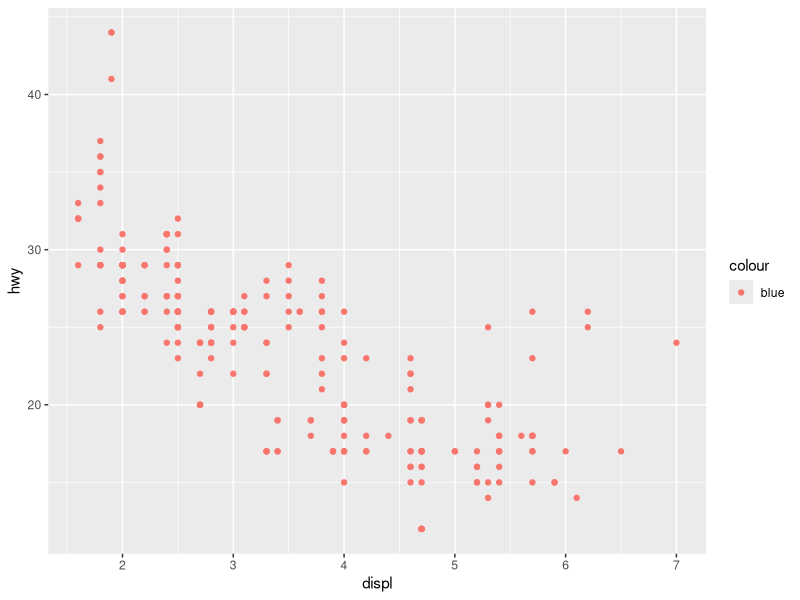
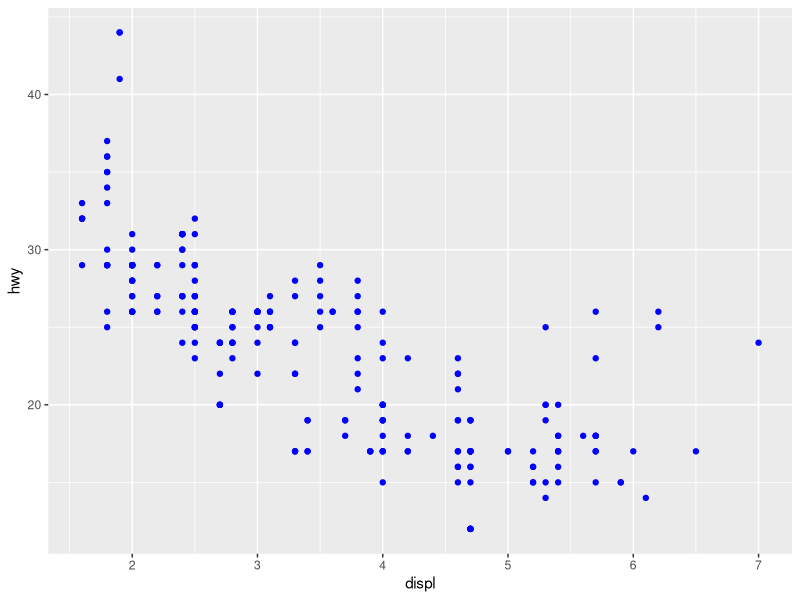
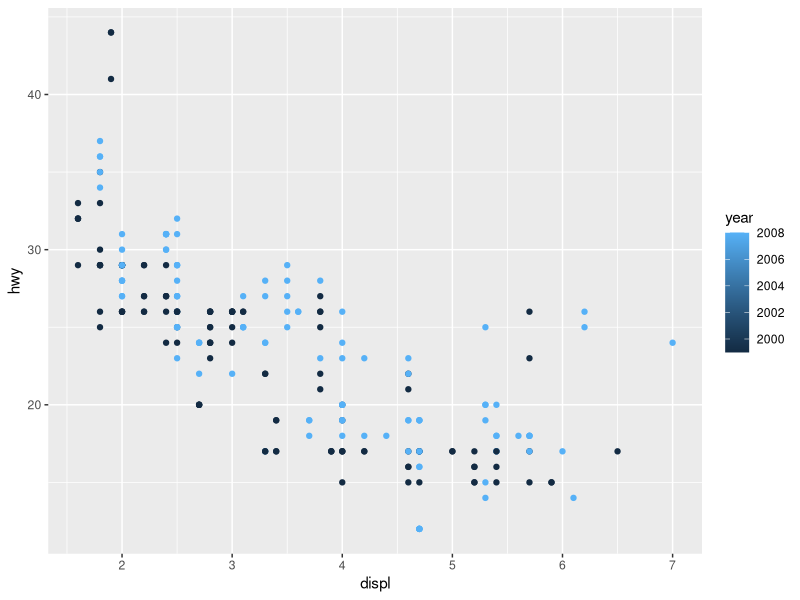
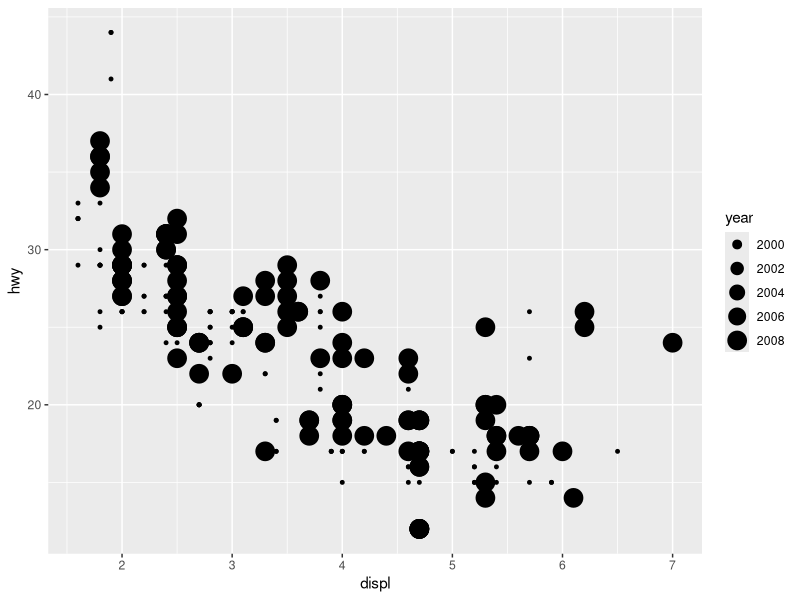
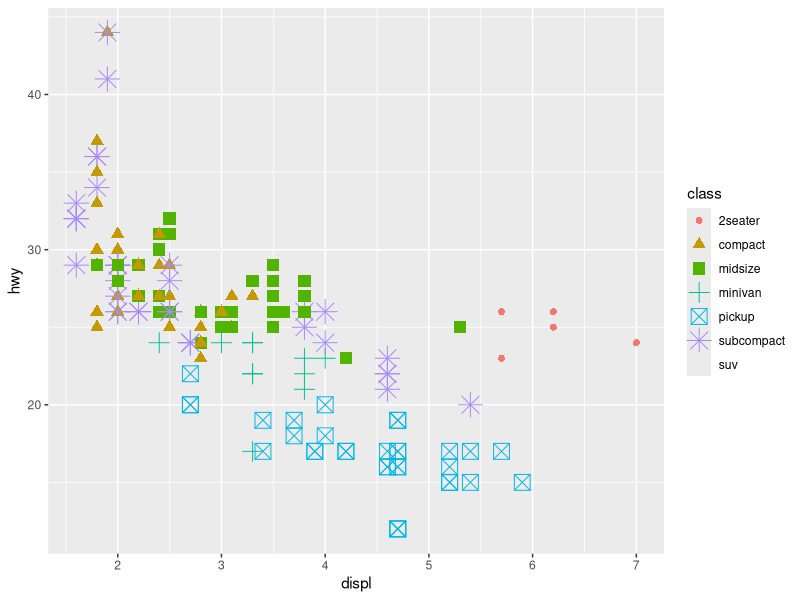
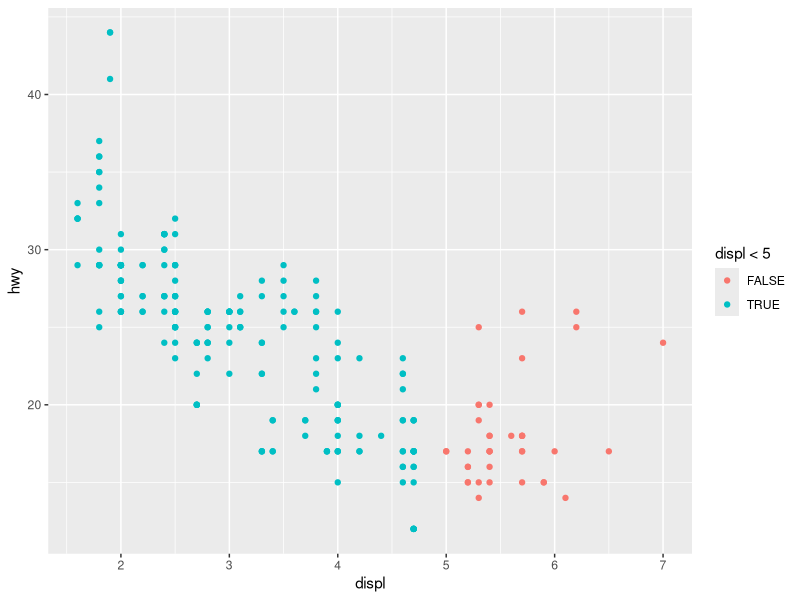
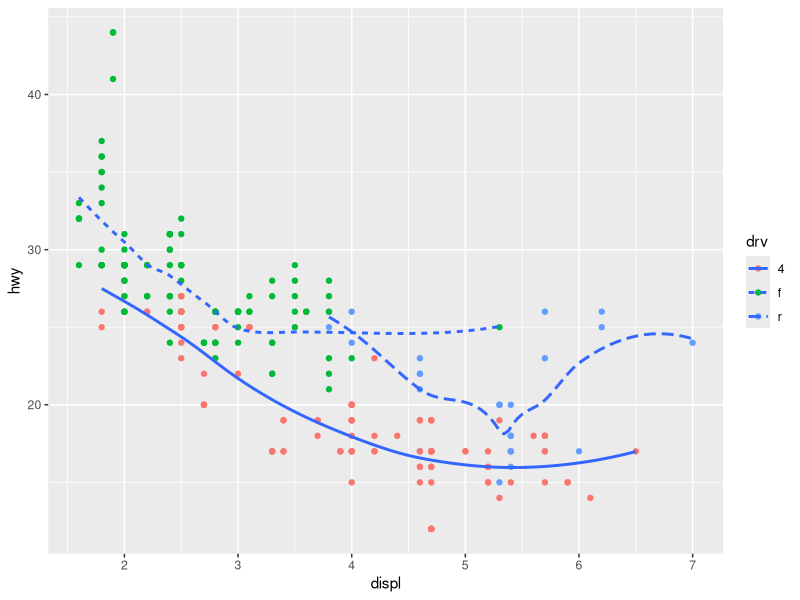
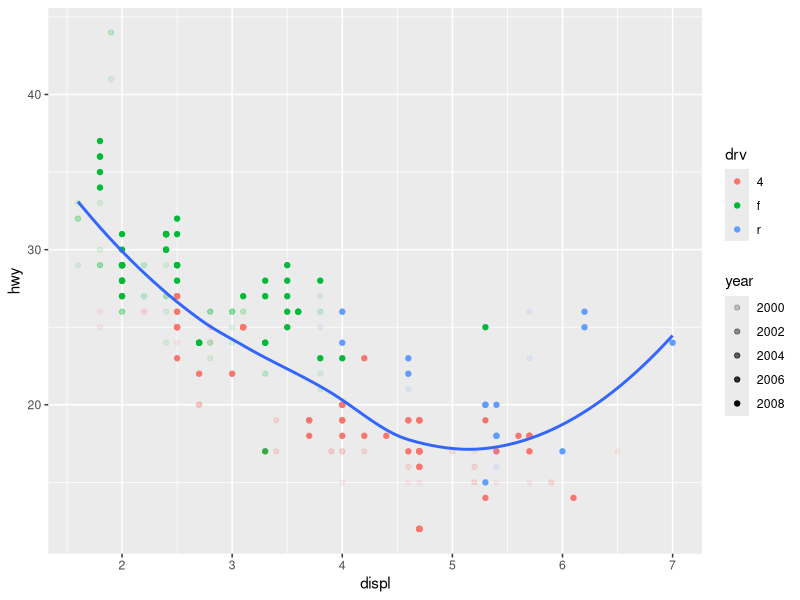

Generate these figures, in order, with R:
## ---- chunk 1
    library(ggplot2)
    ggplot(data = mpg) + 
      geom_point(mapping = aes(x = displ, y = hwy, color = "blue"))
## ---- chunk 2
    ggplot(data = mpg) + 
      geom_point(mapping = aes(x = displ, y = hwy), color = "blue")
## ---- chunk 3
    str(ggplot2::mpg)
## ---- chunk 4
    ggplot(data=mpg)+
      geom_point(mapping=aes(x=displ,y=hwy, color=year))
    ggplot(data=mpg)+
      geom_point(mapping=aes(x=displ,y=hwy, size=year))
    # ggplot(data=mpg)+
    #  geom_point(mapping=aes(x=displ,y=hwy, shape=year))
## ---- chunk 5
    ggplot(data=mpg)+
      geom_point(mapping=aes(x=displ,y=hwy, color=class, size=class, shape=class))
## ---- chunk 6

## ---- chunk 7
    ggplot(data=mpg)+
      geom_point(mapping=aes(x=displ,y=hwy, color=displ<5))
## ---- chunk 8

## ---- chunk 9

## ---- chunk 10

## ---- chunk 11

## ---- chunk 12

## ---- chunk 13

## ---- chunk 14

## ---- chunk 15

## ---- chunk 16
    ggplot(data = mpg, mapping = aes(x = displ, y = hwy)) + 
      geom_point(mapping = aes(color = drv)) + 
      geom_smooth(mapping = aes(linetype = drv), se = FALSE)
## ---- chunk 17
    ggplot(data = mpg, mapping = aes(x = displ, y = hwy)) + 
      geom_point(mapping = aes(color = drv, alpha = year)) + 
      geom_smooth(se = FALSE)
## ---- chunk 18
    ggplot(data = mpg, mapping = aes(x = displ, y = hwy)) + 
      geom_point(mapping = aes(fill = drv), color = "White", shape = 21, size = 2,  stroke = 1) + annotate("text", x = 3, y = 44, label = "Max hwy = 44")
## ---- chunk 19
    ggplot(data = diamonds, mapping = aes(x = cut, y = depth)) + 
      geom_line() + 
      geom_point(stat = "summary", fun.y = median)
## ---- chunk 20
    
## ---- chunk 21

## ---- chunk 22
    ggplot(data = mpg, mapping = aes(x = cty, y = hwy)) + 
      geom_point()
## ---- chunk 23
    ggplot(data = mpg, mapping = aes(x = cty, y = hwy)) + 
      geom_point(position = 'jitter')
## ---- chunk 24

## ---- chunk 25

## ---- chunk 26
    ggplot(data = diamonds) + 
      geom_bar(mapping = aes(x = cut, fill = clarity)) + 
      coord_polar()
## ---- chunk 27

## ---- chunk 28
    ggplot(data = mpg, mapping = aes(x = cty, y = hwy)) +
      geom_point() + 
      geom_abline() +
      coord_fixed()
## ---- chunk 29

